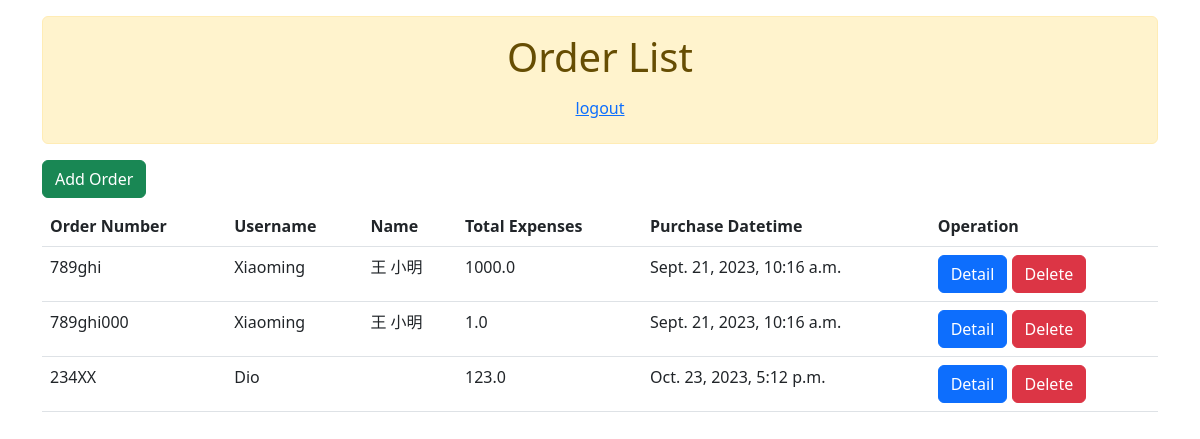
The page /go_ord_mng_page/ (signed in) on the database its author committed.
### app_ord_mng_mdu/models.py (models this page shows)
class Order(models.Model):
    username = models.CharField(max_length=100)
    first_name = models.CharField(max_length=100, blank=True)
    last_name = models.CharField(max_length=100, blank=True)
    order_num = models.CharField(max_length=100)
    total_expenses = models.FloatField()
    purchase_datetime = models.DateTimeField(auto_now_add=True)
    class Meta:
        db_table = "app_ord_mng_mdu_order"
        ordering = ["purchase_datetime"]
        unique_together = ("username", "order_num",)

### app_ord_mng_mdu/views.py (the view)
# urls.py: path("go_ord_mng_page/", app_ord_mng_mdu_views.go_ord_mng_page, name="go_ord_mng_page"),
@login_required(login_url=settings.LOGIN_URL)
def go_ord_mng_page(request):
    dict_resp = {
        "qryset_order": Order.objects.all(),
    }
    if "from_redirect" in request.session:
        bol_from_redirect = request.session["from_redirect"]
        del request.session["from_redirect"]
        if bol_from_redirect:
            return render(request, "ord_mng_pge.html", dict_resp)
    return go_signin_page(request)

### templates/ord_mng_pge.html (shortened to what this page needs)
<!DOCTYPE html>
<html lang="en">
    <head>
        {% load static %}
        <link rel="stylesheet" type="text/css" href="{% static 'bootstrap-5.2.3-dist/css/bootstrap.min.css' %}">
    </head>
    <body>
        <form id="thisForm">
            <main class="container m-auto">
                <div class="alert alert-warning my-3" role="alert">
                    <div class="text-center">
                        <h1>Order List</h1>
                        <div>
                            <a class="btn btn-link" href="javascript:doLogout()">logout</a>
                        </div>
                    </div>
                </div>
                <div class="mb-2">
                    <a class="btn btn-success" href="javascript:goAddOrderPage()">Add Order</a>
                </div>
                <table class="table">
                    <thead>
                        <tr>
                            <th scope="col">Order Number</th>
                            <th scope="col">Username</th>
                            <th scope="col">Name</th>
                            <th scope="col">Total Expenses</th>
                            <th scope="col">Purchase Datetime</th>
                            <th scope="col">Operation</th>
                        </tr>
                    </thead>
                    <tbody>
                        {% for order in qryset_order %}
                            <tr>
                                <td>{{ order.order_num }}</td>
                                <td>{{ order.username }}</td>
                                <td>{{ order.last_name }} {{ order.first_name }}</td>
                                <td>{{ order.total_expenses }}</td>
                                <td>{{ order.purchase_datetime }}</td>
                                <td>
                                    <a class="btn btn-primary" href="javascript:doShowOrderDetail('{{ order.id }}')">Detail</a>
                                    <a class="btn btn-danger" href="javascript:doDelOrder('{{ order.id }}')">Delete</a>
                                </td>
                            </tr>
                        {% endfor %}
                    </tbody>
                </table>
            </main>
        </form>
    </body>
</html>

### rows shown on the page
Order: order_num "789ghi", username "Xiaoming", last_name "王", first_name "小明", total_expenses "1000.0", purchase_datetime "Sept. 21, 2023, 10:16 a.m."
Order: order_num "789ghi000", username "Xiaoming", last_name "王", first_name "小明", total_expenses "1.0", purchase_datetime "Sept. 21, 2023, 10:16 a.m."
Order: order_num "234XX", username "Dio", total_expenses "123.0", purchase_datetime "Oct. 23, 2023, 5:12 p.m."
